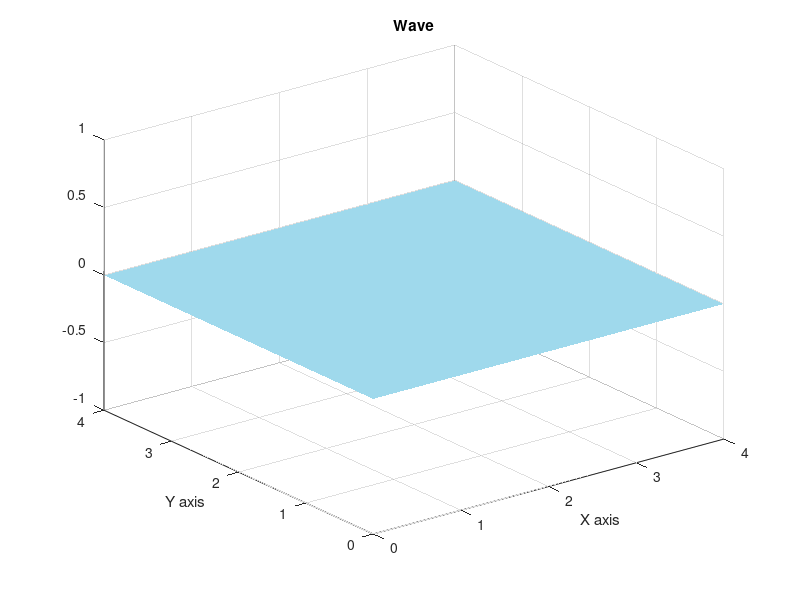

Here is the MATLAB script that generated this plot: (Note: this script raises an error after producing the figure.)
load('AKWaterColormap','AKWaterColormap')
set(gcf,'Colormap',AKWaterColormap)

deltaX = .01;
deltaT = .01;
c = 1;
lam = (c*deltaT/deltaX)^2;
alpha = 0;
beta = 1;
gamma = 0;
kk = [.5,.8,.5,.5];
ss = [1000,1000,1000];
nFrames = 400;

xLeft = 0;
xRight = 4;
yLeft = 0;
yRight = 4;
y = linspace(yRight, yLeft, 201);
x = linspace(xRight, xLeft, 201);
n = length(x);
uPast = zeros(n,n);
uCur = zeros(n,n);
uFut = zeros(n,n);

surfl(x,y,uCur,ss,kk), xlabel('X axis'), ylabel('Y axis'),
                 title('Wave'), axis([0 4 0 4 -1 1]),
                 shading interp

drawnow
for t = 1:500
    for j = 1:n
        for i = 1:n
            if i == 1
                uFut(i,j) = leftBoundary(t, deltaT);
            % Corner Cases
            elseif i == n && j == 1
                uFut(i,j) = (2-4*lam)*uCur(i,j) + lam*(uCur(i-1,j) + uCur(i,j) + uCur(i,j) + uCur(i,j+1)) - uPast(i,j);
            elseif i == n && j == n
                uFut(i,j) = (2-4*lam)*uCur(i,j) + lam*(uCur(i-1,j) + uCur(i,j) + uCur(i,j-1) + uCur(i,j)) - uPast(i,j);
            % Edge Cases
            elseif i == n
                uFut(i,j) = (2-4*lam)*uCur(i,j) + lam*(uCur(i-1,j) + uCur(i,j) + uCur(i,j-1) + uCur(i,j+1)) - uPast(i,j);
            elseif j == n
                uFut(i,j) = (2-4*lam)*uCur(i,j) + lam*(uCur(i-1,j) + uCur(i+1,j) + uCur(i,j-1) + uCur(i,j)) - uPast(i,j);
            elseif j == 1
                uFut(i,j) = (2-4*lam)*uCur(i,j) + lam*(uCur(i-1,j) + uCur(i+1,j) + uCur(i,j) + uCur(i,j+1)) - uPast(i,j);
            else
                uFut(i,j) = (2-4*lam)*uCur(i,j) + lam*(uCur(i-1,j) + uCur(i+1,j) + uCur(i,j-1) + uCur(i,j+1)) - uPast(i,j);
            end
        end
    end
    surfl(x,y,uCur,ss,kk), xlabel('X axis'), ylabel('Y axis'),
         title('Wave'), axis([0 4 0 4 -1 1]),
         shading interp
    drawnow
    uPast = uCur;
    uCur = uFut;
    disp(uCur(2,2));
end